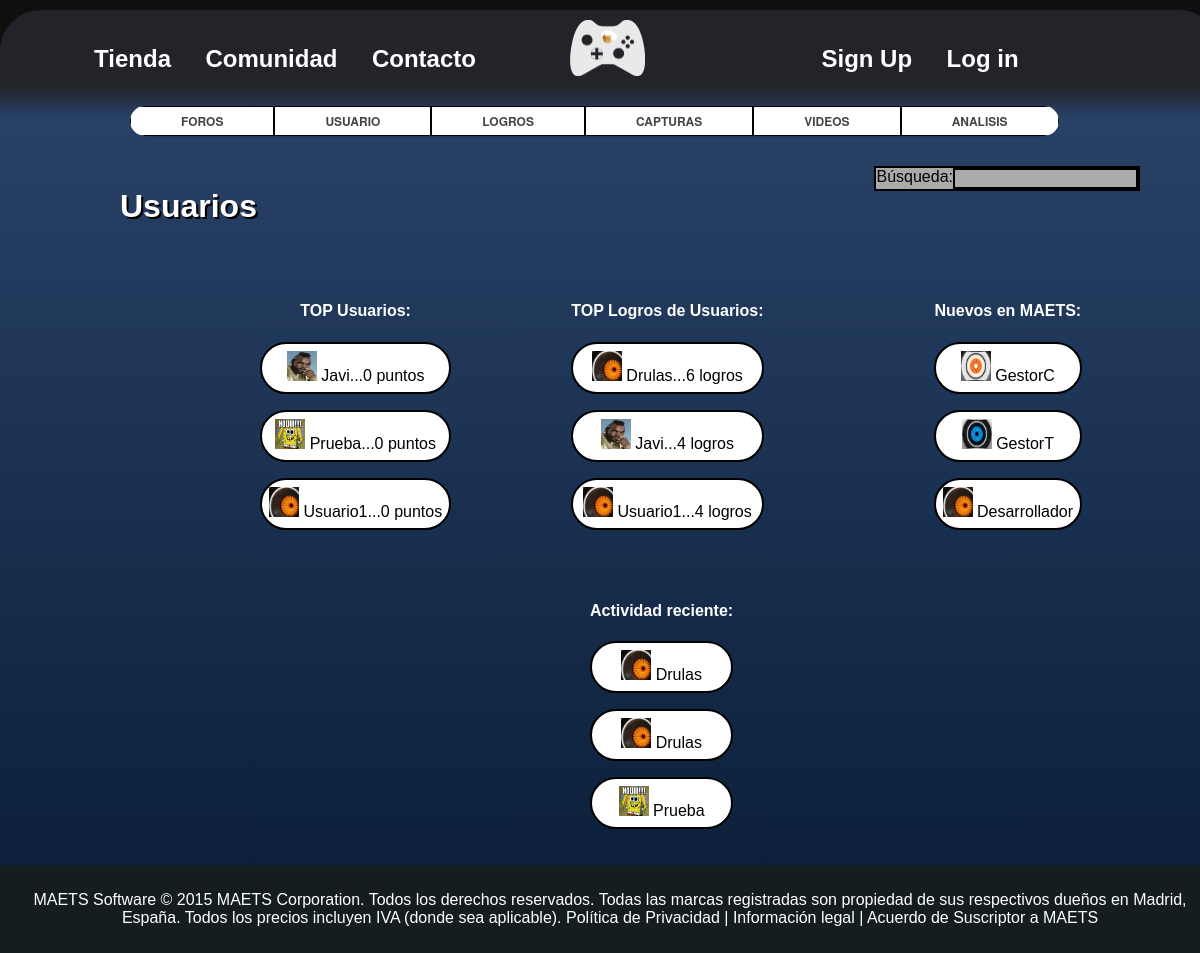
Page /community/usuarios.php on the committed database.
### tables this page shows
CREATE TABLE IF NOT EXISTS `usuario` (
`Id` int(10) NOT NULL,
  `Nick` varchar(20) NOT NULL,
  `Contrasenia` varchar(100) NOT NULL,
  `Nombre` varchar(20) NOT NULL,
  `Apellidos` varchar(50) NOT NULL,
  `Correo` varchar(50) NOT NULL,
  `Fecha de Nacimiento` date NOT NULL,
  `Pais` varchar(50) NOT NULL,
  `Ciudad` varchar(50) NOT NULL,
  `Direccion` varchar(100) NOT NULL,
  `Codigo Postal` int(7) NOT NULL,
  `Puntuacion` int(7) NOT NULL,
  `Rol` enum('Usuario Registrado','Administrador','Desarrollador','Gestor-Tienda','Gestor-Comunidad','') NOT NULL,
  `Imagen` varchar(150) NOT NULL,
  `Companyia` varchar(150) NOT NULL
);

### include/communityBD.php (called while the page is built, shortened)
<?php
function getTopUsers() {
	require_once ('../include/config.php');
	$connection = createConnection();
	$sql = "SELECT Nick, Imagen, Puntuacion FROM usuario ORDER BY Puntuacion DESC LIMIT 3";
	$res = $connection->query($sql) or die ($connection->error). " en la linea".(_LINE_-1);
	while($ret[] = $res->fetch_assoc());
	return $ret;
}
function getTopLogros() {
	require_once ('../include/config.php');
	$connection = createConnection();
	$sql = "SELECT IDUsuario, COUNT(IDUsuario) FROM consigue
			GROUP BY IdUsuario
			ORDER BY COUNT(IDUsuario) DESC LIMIT 3";
	$res = $connection->query($sql) or die ($connection->error). " en la linea".(_LINE_-1);
	while($ret[] = $res->fetch_assoc());
	return $ret;
}
function getUsuariosNuevos() {
	require_once ('../include/config.php');
	$connection = createConnection();
	$sql = "SELECT Nick, Imagen FROM usuario ORDER BY Id DESC LIMIT 3";
	$res = $connection->query($sql) or die ($connection->error). " en la linea".(_LINE_-1);
	while($ret[] = $res->fetch_assoc());
	return $ret;
}
function getUltimosPost() {
	require_once ('../include/config.php');
	$connection = createConnection();
	$sql = "SELECT IdUsuario FROM hilo ORDER BY Fecha_de_creacion DESC LIMIT 3";
	$res = $connection->query($sql) or die ($connection->error). " en la linea".(_LINE_-1);
	while($ret[] = $res->fetch_assoc());
	return $ret;
}
?>

### include/communityOp.php (called while the page is built, shortened)
<?php
require('communityBD.php');
function obtenerTopUsers() {
	return getTopUsers();
}
function obtenerTopLogros() {
	return getTopLogros();
}
function obtenerUsuariosNuevos() {
	return getUsuariosNuevos();
}
function obtenerUltimosPost() {
	return getUltimosPost();
}
?>

### include/usersBD.php (called while the page is built, shortened)
<?php
function selectUserById($iduser){
	$con = createConnection();
	$sql = "SELECT * FROM usuario WHERE id = '$iduser'";
	$rs = $con->query($sql) or die  ($con->error. " en la linea ".(_LINE_-1));
	if($rs != NULL)
	{
		if($row = $rs->fetch_assoc())
		{
			return ($row);
		}
		else
			closeConnection($con);
			return (NULL);
	}
}
?>

### include/config.php (called while the page is built, shortened)
<?php
function createConnection(){
	$servidor="localhost";
	$user="root";
	$bdd="maets";
	$mysqli = new mysqli($servidor, $user, "", $bdd);
	return $mysqli;
}

### include/vComunidad.php (the view, shortened to what this page needs)
<?php
require_once('communityOp.php');
require_once('usersBD.php');
	function generarTopUsuarios() {
		$usuarios = obtenerTopUsers();
		foreach ($usuarios as $user) {
			if($user!=NULL)
				echo " <p><a href='../Usuario/Usuario.php?user=" .$user['Nick']. "'><img class='imageUser' src='../images/usuarios/" .$user['Imagen']. "'> </a>" .$user['Nick']. "..." .$user['Puntuacion']. " puntos</p>";
		}
	}
	function generarTopLogros() {
		$idUsuarios = obtenerTopLogros();
		foreach ($idUsuarios as $user) {
			if($user!=NULL){
				$usuario = selectUserById($user['IDUsuario']);
				echo " <p><a href='../Usuario/Usuario.php?user=" .$usuario['Nick']. "'><img class='imageUser' src='../images/usuarios/" .$usuario['Imagen']. "'> </a>" .$usuario['Nick']. "..." .$user['COUNT(IDUsuario)']. " logros</p>";
			}
		}
	}
	function generarNuevosUsuarios() {
		$usuarios = obtenerUsuariosNuevos();
		foreach ($usuarios as $user) {
			if($user!=NULL)
				echo " <p><a href='../Usuario/Usuario.php?user=" .$user['Nick']. "'><img class='imageUser' src='../images/usuarios/" .$user['Imagen']. "'> </a>" .$user['Nick']. "</p>";
		}
	}
	function generarUltimosPost() {
		$usuarios = obtenerUltimosPost();
		foreach ($usuarios as $user) {
			if($user!=NULL) {
				$usuario = selectUserById($user['IdUsuario']);
				echo " <p><a href='../Usuario/Usuario.php?user=" .$usuario['Nick']. "'><img class='imageUser' src='../images/usuarios/" .$usuario['Imagen']. "'> </a>" .$usuario['Nick']. "</p>";
			}
		}
	}
?>

### css/main.css (style rules this page uses)
body { font-family: sans-serif; text-align: center; background-color: rgb(27,27,27); }
a { text-decoration: none; color: white; }

### community/css/usuarios.css (style rules this page uses)
#top p,#top_usuarios p,#top_logros p,#ultima_actividad p, #ultimos_registrados p, #ultimos_logros p { color: black; padding: 7px; border-radius: 100px; border-style: solid; border-width: 2px; border-color: #000000; background: #FFFFFF; text-align: center; }
img.imageUser { width: 30px; height: 30px; }

### rows in the picture
usuario: Imagen (picture), Nick "Javi", Puntuacion "0"
usuario: Imagen (picture), Nick "Prueba", Puntuacion "0"
usuario: Imagen (picture), Nick "Usuario1", Puntuacion "0"
usuario: Imagen (picture), Nick "Drulas"
usuario: Imagen (picture), Nick "GestorC"
usuario: Imagen (picture), Nick "GestorT"
usuario: Imagen (picture), Nick "Desarrollador"

### other values in the picture
$user['COUNT(IDUsuario)'] "6"
$user['COUNT(IDUsuario)'] "4"
